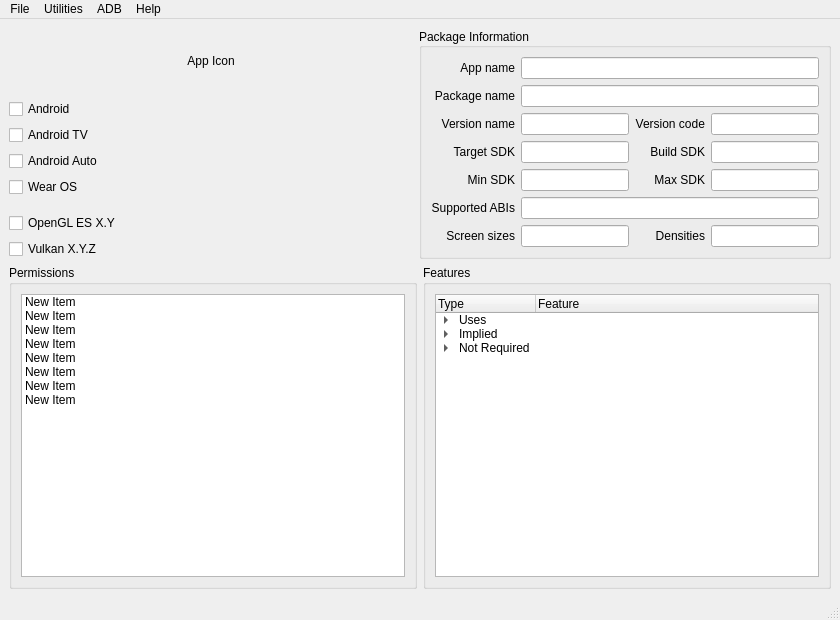
<?xml version="1.0" encoding="UTF-8"?>
<ui version="4.0">
 <class>MainWindow</class>
 <widget class="QMainWindow" name="MainWindow">
  <property name="geometry">
   <rect>
    <x>0</x>
    <y>0</y>
    <width>840</width>
    <height>620</height>
   </rect>
  </property>
  <property name="sizePolicy">
   <sizepolicy hsizetype="Expanding" vsizetype="Expanding">
    <horstretch>0</horstretch>
    <verstretch>0</verstretch>
   </sizepolicy>
  </property>
  <property name="windowTitle">
   <string>MainWindow</string>
  </property>
  <widget class="QWidget" name="centralwidget">
   <property name="sizePolicy">
    <sizepolicy hsizetype="Expanding" vsizetype="Expanding">
     <horstretch>0</horstretch>
     <verstretch>0</verstretch>
    </sizepolicy>
   </property>
   <layout class="QGridLayout" name="gridLayout_4">
    <item row="0" column="0">
     <widget class="QLabel" name="app_icon_label">
      <property name="autoFillBackground">
       <bool>true</bool>
      </property>
      <property name="text">
       <string>App Icon</string>
      </property>
      <property name="alignment">
       <set>Qt::AlignCenter</set>
      </property>
     </widget>
    </item>
    <item row="1" column="0">
     <layout class="QVBoxLayout" name="verticalLayout">
      <item>
       <widget class="QCheckBox" name="checkBox">
        <property name="text">
         <string>Android</string>
        </property>
        <property name="checkable">
         <bool>false</bool>
        </property>
       </widget>
      </item>
      <item>
       <widget class="QCheckBox" name="checkBox_2">
        <property name="text">
         <string>Android TV</string>
        </property>
        <property name="checkable">
         <bool>false</bool>
        </property>
       </widget>
      </item>
      <item>
       <widget class="QCheckBox" name="checkBox_3">
        <property name="text">
         <string>Android Auto</string>
        </property>
        <property name="checkable">
         <bool>false</bool>
        </property>
       </widget>
      </item>
      <item>
       <widget class="QCheckBox" name="checkBox_4">
        <property name="text">
         <string>Wear OS</string>
        </property>
        <property name="checkable">
         <bool>false</bool>
        </property>
       </widget>
      </item>
      <item>
       <spacer name="horizontalSpacer">
        <property name="orientation">
         <enum>Qt::Horizontal</enum>
        </property>
        <property name="sizeHint" stdset="0">
         <size>
          <width>40</width>
          <height>10</height>
         </size>
        </property>
       </spacer>
      </item>
      <item>
       <widget class="QCheckBox" name="checkBox_5">
        <property name="text">
         <string>OpenGL ES X.Y</string>
        </property>
       </widget>
      </item>
      <item>
       <widget class="QCheckBox" name="checkBox_6">
        <property name="text">
         <string>Vulkan X.Y.Z</string>
        </property>
       </widget>
      </item>
     </layout>
    </item>
    <item row="2" column="0" colspan="2">
     <layout class="QGridLayout" name="gridLayout_3">
      <item row="0" column="0">
       <widget class="QGroupBox" name="permissions_group">
        <property name="title">
         <string>Permissions</string>
        </property>
        <layout class="QGridLayout" name="gridLayout_6">
         <item row="0" column="0">
          <widget class="QListWidget" name="listWidget">
           <item>
            <property name="text">
             <string>New Item</string>
            </property>
           </item>
           <item>
            <property name="text">
             <string>New Item</string>
            </property>
           </item>
           <item>
            <property name="text">
             <string>New Item</string>
            </property>
           </item>
           <item>
            <property name="text">
             <string>New Item</string>
            </property>
           </item>
           <item>
            <property name="text">
             <string>New Item</string>
            </property>
           </item>
           <item>
            <property name="text">
             <string>New Item</string>
            </property>
           </item>
           <item>
            <property name="text">
             <string>New Item</string>
            </property>
           </item>
           <item>
            <property name="text">
             <string>New Item</string>
            </property>
           </item>
          </widget>
         </item>
        </layout>
       </widget>
      </item>
      <item row="0" column="1">
       <widget class="QGroupBox" name="features_group">
        <property name="title">
         <string>Features</string>
        </property>
        <layout class="QGridLayout" name="gridLayout_5">
         <item row="0" column="0">
          <widget class="QTreeWidget" name="treeWidget">
           <column>
            <property name="text">
             <string>Type</string>
            </property>
           </column>
           <column>
            <property name="text">
             <string>Feature</string>
            </property>
           </column>
           <item>
            <property name="text">
             <string>Uses</string>
            </property>
            <item>
             <property name="text">
              <string>New Item</string>
             </property>
             <property name="text">
              <string/>
             </property>
            </item>
            <item>
             <property name="text">
              <string>New Item</string>
             </property>
            </item>
           </item>
           <item>
            <property name="text">
             <string>Implied</string>
            </property>
            <item>
             <property name="text">
              <string>New Item</string>
             </property>
            </item>
            <item>
             <property name="text">
              <string>New Item</string>
             </property>
            </item>
           </item>
           <item>
            <property name="text">
             <string>Not Required</string>
            </property>
            <item>
             <property name="text">
              <string>New Item</string>
             </property>
             <property name="text">
              <string/>
             </property>
            </item>
            <item>
             <property name="text">
              <string>New Item</string>
             </property>
            </item>
           </item>
          </widget>
         </item>
        </layout>
       </widget>
      </item>
     </layout>
    </item>
    <item row="0" column="1" rowspan="2">
     <widget class="QGroupBox" name="package_info_group">
      <property name="title">
       <string>Package Information</string>
      </property>
      <property name="alignment">
       <set>Qt::AlignLeading|Qt::AlignLeft|Qt::AlignVCenter</set>
      </property>
      <layout class="QGridLayout" name="gridLayout">
       <item row="0" column="0">
        <layout class="QGridLayout" name="gridLayout_2">
         <item row="1" column="1" colspan="5">
          <widget class="QLineEdit" name="package_name_field">
           <property name="readOnly">
            <bool>true</bool>
           </property>
          </widget>
         </item>
         <item row="2" column="1" colspan="2">
          <widget class="QLineEdit" name="version_name_field">
           <property name="readOnly">
            <bool>true</bool>
           </property>
          </widget>
         </item>
         <item row="2" column="4" colspan="2">
          <widget class="QLineEdit" name="version_code_field">
           <property name="readOnly">
            <bool>true</bool>
           </property>
          </widget>
         </item>
         <item row="3" column="0">
          <widget class="QLabel" name="target_sdk_label">
           <property name="text">
            <string>Target SDK</string>
           </property>
           <property name="alignment">
            <set>Qt::AlignRight|Qt::AlignTrailing|Qt::AlignVCenter</set>
           </property>
          </widget>
         </item>
         <item row="4" column="1" colspan="2">
          <widget class="QLineEdit" name="min_sdk_field">
           <property name="readOnly">
            <bool>true</bool>
           </property>
          </widget>
         </item>
         <item row="4" column="3">
          <widget class="QLabel" name="max_sdk_label">
           <property name="text">
            <string>Max SDK</string>
           </property>
           <property name="alignment">
            <set>Qt::AlignRight|Qt::AlignTrailing|Qt::AlignVCenter</set>
           </property>
          </widget>
         </item>
         <item row="3" column="1" colspan="2">
          <widget class="QLineEdit" name="target_sdk_field">
           <property name="readOnly">
            <bool>true</bool>
           </property>
          </widget>
         </item>
         <item row="5" column="1" colspan="5">
          <widget class="QLineEdit" name="supported_abis_field">
           <property name="readOnly">
            <bool>true</bool>
           </property>
          </widget>
         </item>
         <item row="4" column="0">
          <widget class="QLabel" name="min_sdk_label">
           <property name="text">
            <string>Min SDK</string>
           </property>
           <property name="alignment">
            <set>Qt::AlignRight|Qt::AlignTrailing|Qt::AlignVCenter</set>
           </property>
          </widget>
         </item>
         <item row="5" column="0">
          <widget class="QLabel" name="supported_abis_label">
           <property name="text">
            <string>Supported ABIs</string>
           </property>
           <property name="alignment">
            <set>Qt::AlignRight|Qt::AlignTrailing|Qt::AlignVCenter</set>
           </property>
          </widget>
         </item>
         <item row="3" column="4" colspan="2">
          <widget class="QLineEdit" name="build_sdk_field">
           <property name="readOnly">
            <bool>true</bool>
           </property>
          </widget>
         </item>
         <item row="0" column="1" colspan="5">
          <widget class="QLineEdit" name="app_name_field">
           <property name="readOnly">
            <bool>true</bool>
           </property>
          </widget>
         </item>
         <item row="4" column="4" colspan="2">
          <widget class="QLineEdit" name="max_sdk_field">
           <property name="readOnly">
            <bool>true</bool>
           </property>
          </widget>
         </item>
         <item row="2" column="0">
          <widget class="QLabel" name="version_name_label">
           <property name="text">
            <string>Version name</string>
           </property>
           <property name="alignment">
            <set>Qt::AlignRight|Qt::AlignTrailing|Qt::AlignVCenter</set>
           </property>
          </widget>
         </item>
         <item row="6" column="0">
          <widget class="QLabel" name="screen_sizes_label">
           <property name="text">
            <string>Screen sizes</string>
           </property>
           <property name="alignment">
            <set>Qt::AlignRight|Qt::AlignTrailing|Qt::AlignVCenter</set>
           </property>
          </widget>
         </item>
         <item row="2" column="3">
          <widget class="QLabel" name="version_code_label">
           <property name="text">
            <string>Version code</string>
           </property>
           <property name="alignment">
            <set>Qt::AlignRight|Qt::AlignTrailing|Qt::AlignVCenter</set>
           </property>
          </widget>
         </item>
         <item row="1" column="0">
          <widget class="QLabel" name="package_name_label">
           <property name="text">
            <string>Package name</string>
           </property>
           <property name="alignment">
            <set>Qt::AlignRight|Qt::AlignTrailing|Qt::AlignVCenter</set>
           </property>
          </widget>
         </item>
         <item row="0" column="0">
          <widget class="QLabel" name="app_name_label">
           <property name="text">
            <string>App name</string>
           </property>
           <property name="alignment">
            <set>Qt::AlignRight|Qt::AlignTrailing|Qt::AlignVCenter</set>
           </property>
           <property name="wordWrap">
            <bool>true</bool>
           </property>
          </widget>
         </item>
         <item row="3" column="3">
          <widget class="QLabel" name="build_sdk_label">
           <property name="text">
            <string>Build SDK</string>
           </property>
           <property name="alignment">
            <set>Qt::AlignRight|Qt::AlignTrailing|Qt::AlignVCenter</set>
           </property>
          </widget>
         </item>
         <item row="6" column="3">
          <widget class="QLabel" name="densities_label">
           <property name="text">
            <string>Densities</string>
           </property>
           <property name="alignment">
            <set>Qt::AlignRight|Qt::AlignTrailing|Qt::AlignVCenter</set>
           </property>
          </widget>
         </item>
         <item row="6" column="1" colspan="2">
          <widget class="QLineEdit" name="screen_sizes_field">
           <property name="readOnly">
            <bool>true</bool>
           </property>
          </widget>
         </item>
         <item row="6" column="4" colspan="2">
          <widget class="QLineEdit" name="densities_field">
           <property name="readOnly">
            <bool>true</bool>
           </property>
          </widget>
         </item>
        </layout>
       </item>
      </layout>
     </widget>
    </item>
   </layout>
   <zorder>layoutWidget</zorder>
   <zorder>layoutWidget</zorder>
   <zorder>package_info_group</zorder>
   <zorder>app_icon_label</zorder>
  </widget>
  <widget class="QMenuBar" name="menubar">
   <property name="geometry">
    <rect>
     <x>0</x>
     <y>0</y>
     <width>840</width>
     <height>32</height>
    </rect>
   </property>
   <property name="font">
    <font>
     <weight>50</weight>
     <bold>false</bold>
    </font>
   </property>
   <widget class="QMenu" name="menuFile">
    <property name="toolTip">
     <string comment="uhh" extracomment="idk">file</string>
    </property>
    <property name="statusTip">
     <string comment="agsdgfa" extracomment="hsdgsdg">open a file</string>
    </property>
    <property name="title">
     <string>File</string>
    </property>
    <addaction name="actionOpen"/>
    <addaction name="actionOpen_Recent"/>
    <addaction name="separator"/>
    <addaction name="actionExit"/>
   </widget>
   <widget class="QMenu" name="menuUtilities">
    <property name="title">
     <string>Utilities</string>
    </property>
    <widget class="QMenu" name="menuSearch">
     <property name="title">
      <string>Search</string>
     </property>
     <addaction name="actionPlay_Store"/>
     <addaction name="actionWeb_Search"/>
     <addaction name="actionAPKMirror"/>
    </widget>
    <addaction name="actionRename"/>
    <addaction name="separator"/>
    <addaction name="menuSearch"/>
    <addaction name="actionVirusTotal"/>
    <addaction name="actionFind_recent"/>
   </widget>
   <widget class="QMenu" name="menuHelp">
    <property name="title">
     <string>Help</string>
    </property>
    <addaction name="actionAbout"/>
    <addaction name="actionCheck_for_updates"/>
    <addaction name="separator"/>
    <addaction name="actionAAPT_output"/>
   </widget>
   <widget class="QMenu" name="menuADB">
    <property name="title">
     <string>ADB</string>
    </property>
   </widget>
   <addaction name="menuFile"/>
   <addaction name="menuUtilities"/>
   <addaction name="menuADB"/>
   <addaction name="menuHelp"/>
  </widget>
  <widget class="QStatusBar" name="statusbar"/>
  <action name="actionOpen">
   <property name="text">
    <string>Open</string>
   </property>
   <property name="statusTip">
    <string/>
   </property>
  </action>
  <action name="actionRename">
   <property name="text">
    <string>Rename</string>
   </property>
  </action>
  <action name="actionAbout">
   <property name="text">
    <string>About</string>
   </property>
   <property name="statusTip">
    <string extracomment="HELP ME"/>
   </property>
  </action>
  <action name="actionWeb_Search">
   <property name="text">
    <string>Web Search</string>
   </property>
  </action>
  <action name="actionAPKMirror">
   <property name="text">
    <string>APKMirror</string>
   </property>
  </action>
  <action name="actionPlay_Store">
   <property name="text">
    <string>Play Store</string>
   </property>
  </action>
  <action name="actionVirusTotal">
   <property name="text">
    <string>VirusTotal</string>
   </property>
  </action>
  <action name="actionFind_recent">
   <property name="text">
    <string>Find recent</string>
   </property>
  </action>
  <action name="actionExit">
   <property name="text">
    <string>Exit</string>
   </property>
  </action>
  <action name="actionOpen_Recent">
   <property name="text">
    <string>Open Recent</string>
   </property>
  </action>
  <action name="actionCheck_for_updates">
   <property name="text">
    <string>Check for updates</string>
   </property>
  </action>
  <action name="actionAAPT_output">
   <property name="text">
    <string>AAPT output</string>
   </property>
  </action>
 </widget>
 <resources/>
 <connections/>
</ui>
